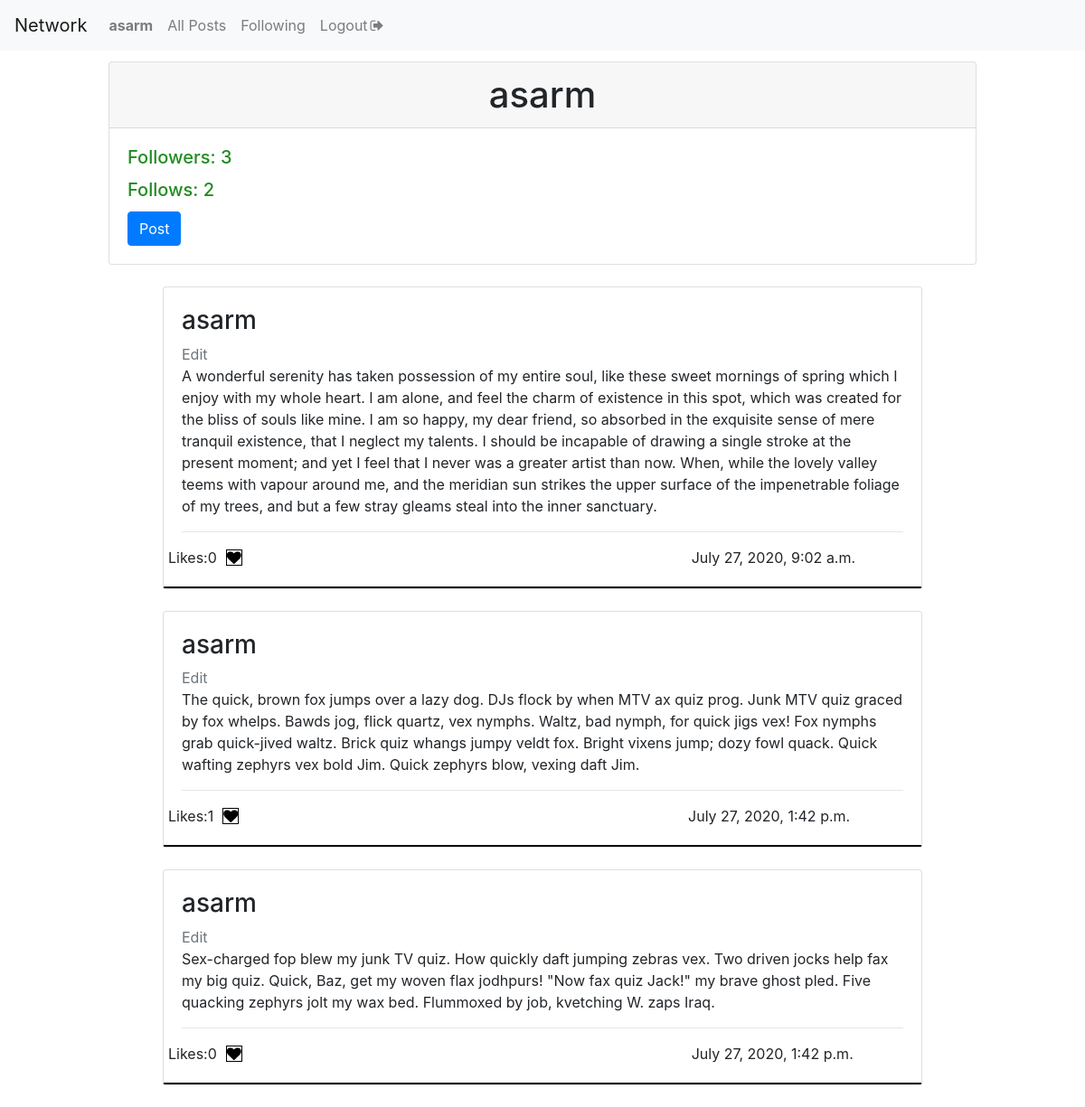
Screenshot of /profile/asarm (signed in) with the database file from the repository.
### network/models.py (models this page shows, shortened)
class User(AbstractUser):
    pass

class Post(models.Model):
    user = models.ForeignKey('User',on_delete=models.CASCADE,related_name='author')
    date = models.DateTimeField(auto_now_add=True)
    liked = models.ManyToManyField('User',blank=True,related_name='post_likes')
    content = models.CharField(max_length=300)

### network/views.py (the view, shortened to what this page needs)
# urls.py: path("profile/<str:username>", views.profile, name="profile"),
def profile(request,username):
    if request.user.is_authenticated:
        check_following = Profile.objects.filter(target_user=get_object_or_404(User, username=username),follower=request.user)
        current_user = request.user
        userpage = get_object_or_404(User, username=username)
        follower = Profile.objects.filter(follower=userpage)
        follows = Profile.objects.filter(target_user=userpage)
        follows_count = len(follows)
        follower_count = len(follower)
        posts = Post.objects.filter(user=userpage)
        return render(request,"network/profile.html",{'check_following':check_following,'current_user':current_user,'userpage':userpage,'posts':posts,'follower':follower,'follows':follows,'follows_count':follows_count,'follower_count':follower_count})
    else:
        return HttpResponseRedirect(reverse("login"))

### network/templates/network/profile.html (shortened to what this page needs)
{% extends "network/layout.html" %}
{% block body %}
    <div class="card" style="margin: 0 auto;justify-content: center;width: 80%;margin-top: 1%">
      <h1 style="text-align: center;" class="card-header">{{userpage.username}}</h1>
      <div class="card-body">
          <a href="" style="color: forestgreen"><h5 class="card-title">Followers: {{ follows_count }}</h5></a>
          <a href="" style="color: forestgreen"><h5 class="card-title">Follows: {{ follower_count }}</h5></a>
       {% if current_user.username == userpage.username %}
        <a href="{% url 'newPost' %}" class="btn btn-primary">Post</a>
       {% endif %}
      </div>
</div>
{% for post in posts %}
     <div class="card" style="margin: 0 auto;margin-top: 2%;width: 70%;margin-bottom: 2%">
        <div class="card-body" style="border-bottom: 2px solid black">
          <h3>{{ post.user.username }}</h3>
             {% if current_user.username == userpage.username %}
                <span><a href="{% url 'editPost' post.pk %}" class="text-muted">Edit</a></span><br>
            {% endif %}
            {{post.content}}
            <hr>
              <div class="row">
                    <div>Likes:<span id="liked{{post.id}}">{{post.liked.all.count}}</span></div>
                          {% if request.user in post.liked.all %}
                              <a class="likebutton" href="#" data-catid="{{ post.id }}" id="{{post.id}}" data-total="{{post.liked.all.count}}"  data-value="Unlike" value="submit"><i class="fa fa-heart" id="heart{{post.id}}" style="margin-left: 10px;color:limegreen;"></i></a>
                          {% else %}
                              <a class="likebutton" href="#" data-catid="{{ post.id }}" id="{{post.id}}" data-total="{{post.liked.all.count}}"  data-value="Like" value="submit"><i class="fa fa-heart" id="heart{{post.id}}" style="margin-left: 10px;color:black;border: 1px solid"></i></a>
                          {% endif %}
                    <div style="text-align: end;margin-left: 60%">{{ post.date }}</div>
              </div>
        </div>
    </div>
{% endfor %}
{% endblock %}

### network/templates/network/layout.html (shortened to what this page needs)
{% load static %}
<!DOCTYPE html>
<html lang="en">
    <head>
        <link rel="stylesheet" href="https://stackpath.bootstrapcdn.com/bootstrap/4.4.1/css/bootstrap.min.css">
        <link rel="stylesheet" href="https://cdnjs.cloudflare.com/ajax/libs/font-awesome/4.7.0/css/font-awesome.min.css">
        <link href="{% static 'network/styles.css' %}" rel="stylesheet">
    </head>
    <body>
        <nav class="navbar navbar-expand-lg navbar-light bg-light">
            <a class="navbar-brand" href="{% url 'index' %}">Network</a>
            <div>
              <ul class="navbar-nav mr-auto">
                {% if user.is_authenticated %}
                    <li class="nav-item">
                        <a class="nav-link" href="{% url 'profile' user.username %}"><strong>{{ user.username }}</strong></a>
                    </li>
                {% endif %}
                <li class="nav-item">
                  <a class="nav-link" href="{% url 'index' %}">All Posts</a>
                </li>
                {% if user.is_authenticated %}
                    <li class="nav-item">
                        <a class="nav-link" href="{% url 'followings' %}">Following</a>
                    </li>
                <li class="nav-item">
                     <a class="nav-link" title="Log Out" href="{% url 'logout' %}">Logout<i style="margin-left: 3px" class="fa fa-sign-out"></i></a>
                </li>
                {% endif %}
              </ul>
            </div>
          </nav>
        <div class="body">
            {% block body %}
            {% endblock %}
        </div>
    </body>
        </html>

### rows the page displays
User: username "asarm"
Post: user.username "asarm", content "A wonderful serenity has taken possession of my entire soul, like these sweet mornings of spring which I enjoy with my whole heart. I am alone, and feel the charm of existence in this spot, which was created for the bliss of souls like mine. I am so happy, my dear friend, so absorbed in the exquisite sense of mere tranquil existence, that I neglect my talents. I should be incapable of drawing a single stroke at the present moment; and yet I feel that I never was a greater artist than now. When, while the lovely valley teems with vapour around me, and the meridian sun strikes the upper surface of the impenetrable foliage of my trees, and but a few stray gleams steal into the inner sanctuary.", liked.all.count "0", date "July 27, 2020, 9:02 a.m."
Post: user.username "asarm", content "The quick, brown fox jumps over a lazy dog. DJs flock by when MTV ax quiz prog. Junk MTV quiz graced by fox whelps. Bawds jog, flick quartz, vex nymphs. Waltz, bad nymph, for quick jigs vex! Fox nymphs grab quick-jived waltz. Brick quiz whangs jumpy veldt fox. Bright vixens jump; dozy fowl quack. Quick wafting zephyrs vex bold Jim. Quick zephyrs blow, vexing daft Jim.", liked.all.count "1", date "July 27, 2020, 1:42 p.m."
Post: user.username "asarm", content "Sex-charged fop blew my junk TV quiz. How quickly daft jumping zebras vex. Two driven jocks help fax my big quiz. Quick, Baz, get my woven flax jodhpurs! \"Now fax quiz Jack!\" my brave ghost pled. Five quacking zephyrs jolt my wax bed. Flummoxed by job, kvetching W. zaps Iraq.", liked.all.count "0", date "July 27, 2020, 1:42 p.m."

### other values shown
{{ follows_count }} "3"
{{ follower_count }} "2"
